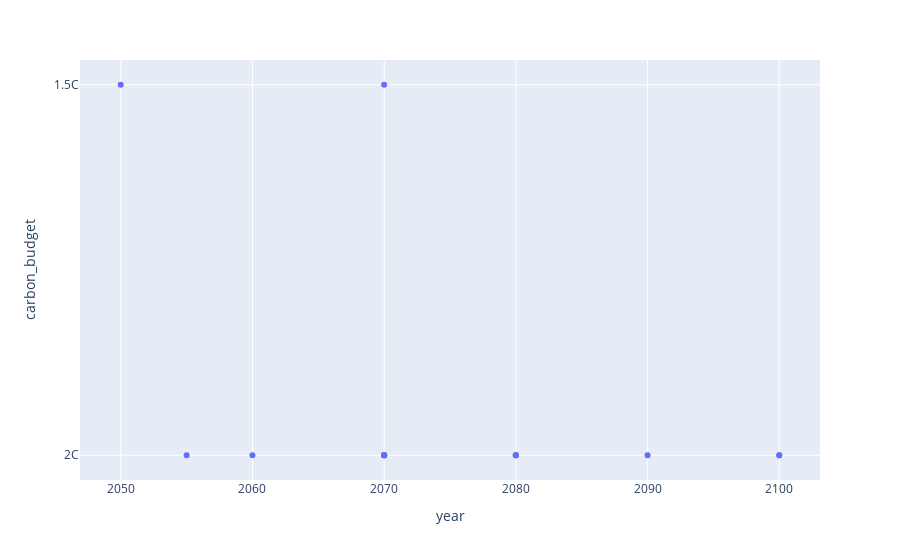

Notebook cell for this chart:
### Code cell
fig2 = px.scatter(
    data_frame=netzero_df,
    x = "year",
    y="carbon_budget"
)
fig2

### Figure 1 — Plotly figure (JSON) as saved in the notebook; plotly's stock layout.template omitted (floating-point values rounded to 4 significant figures)
{"data": [{"hovertemplate": "year=%{x}<br>carbon_budget=%{y}<extra></extra>", "legendgroup": "", "marker": {"color": "#636efa", "symbol": "circle"}, "mode": "markers", "name": "", "orientation": "h", "showlegend": false, "type": "scatter", "x": [2060, 2055, 2070, 2090, 2070, 2070, 2070, 2080, 2070, 2100, 2080, 2080, 2070, 2050, 2100], "xaxis": "x", "y": ["2C", "2C", "2C", "2C", "2C", "2C", "2C", "2C", "2C", "2C", "2C", "2C", "1.5C", "1.5C", "2C"], "yaxis": "y"}], "layout": {"legend": {"tracegroupgap": 0}, "margin": {"t": 60}, "xaxis": {"anchor": "y", "domain": [0, 1], "title": {"text": "year"}}, "yaxis": {"anchor": "x", "domain": [0, 1], "title": {"text": "carbon_budget"}}}}
